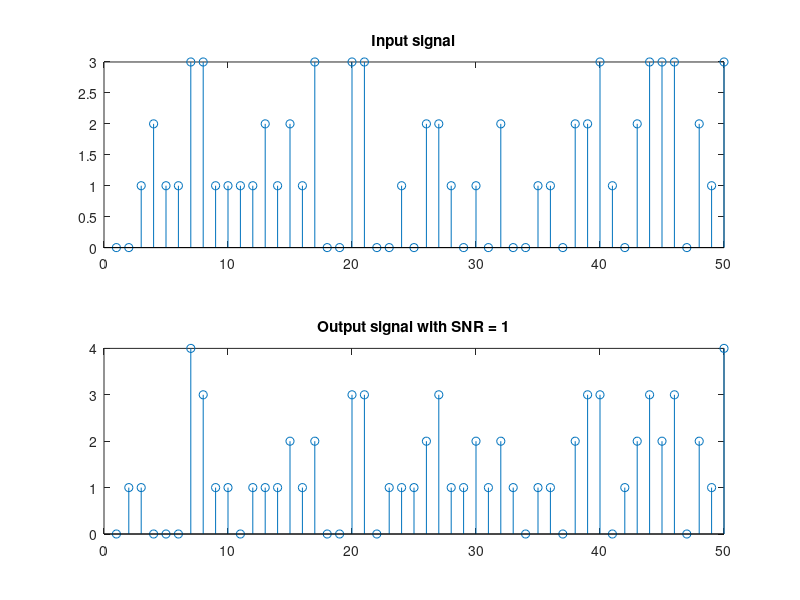

MATLAB code to generate this figure:
% Random input
f=0;
number_of_bits = 50;
data_randombits= randi([0 3],number_of_bits,1);
pulse_shape = [1,1,1,1];
N=length(pulse_shape); %% length of pulse shape


% PAM signal
data_upsampled = upsample( data_randombits, N);
pulse_shape = pulse_shape/sqrt(N);
Tx = conv(pulse_shape, data_upsampled);
Tx= Tx(1: N*number_of_bits);
matching_filter = fliplr(pulse_shape);


% Adding AWGN to PAM signal
pam_AWGN = awgn(Tx,1,'measured');

output = conv(matching_filter, pam_AWGN);
output= output(1:length(Tx));
output_downsampled = downsample(output,N,3);
BER= 0;

for i= 1:number_of_bits
    output_downsampled(i)=round(output_downsampled(i));
    if output_downsampled(i) ~= data_randombits(i)
        BER= BER+1;
    end
end

    BER= (BER/number_of_bits);

            
i= 1:number_of_bits;
subplot(2,1,1)
stem(i,data_randombits)
title("Input signal")
subplot(2,1,2)
stem(i,output_downsampled)
title("Output signal with SNR = 1")